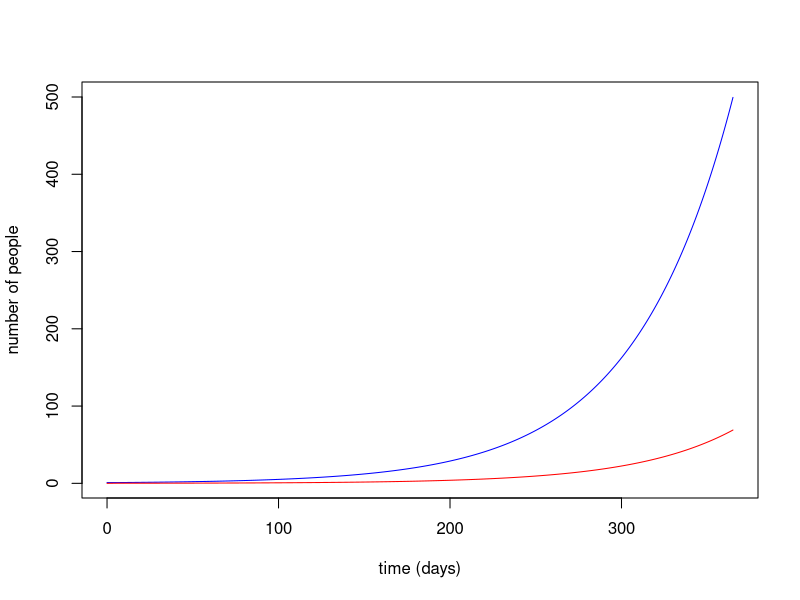

Reproduce this figure in R.
## Introduction to Infectious Disease Dynamics
## Clinic on the Meaningful Modeling of Epidemiological Data
## International Clinics on Infectious Disease Dynamics and Data (ICI3D) Program
## African Institute for Mathematical Sciences, Muizenberg, RSA
##
## Heterogeneity or behaviour modification - Can we tell?
## Sam Abbot, ......
##



library(deSolve)                # Load library to be used for numerical integration
library(data.table)
library(ggplot2)



rm(list=ls())                   # Clear all variables and functions
## Our state variables
## 
## S(t) - The number of susceptible adults over the age of 25 years at time t
## I(t) - The number of infected adults over the age of 25 years at time t
## with N(t) = S(t) + I(t)

## and parameters:
##
## N - the total population size; N = S + I [inidividuals]
## birthRt - per capita birth rate [1 / time]
## lambda - per capita effective rate
## delta - disease induced mortality hazard
## deathRt - per capita mortality rate
## Beta - transmission coefficient when prevalence is 0 
##alpha - for transmission coefficient: decline with prevalence


##-- HIV - SI model from --Hargrove, John W., et al. 
#"Declining HIV prevalence and incidence in perinatal women in Harare, Zimbabwe." Epidemics 3.2 (2011): 88-94.
HIV_SI <- function(t,y,parms){
  with(c(as.list(y),parms),{
    #N <- sum(y)
    
    I <- I1+I2+I3+I4           ## total infected
    N <- I + S                 ## total population
    #lambda <- hetero_lambda(Beta,alpha,I,N)
    #lambda <- behaviour_mort_effect(Beta,alpha,I,N,n,I4,q)
    lambda <- both_effects(Beta,alpha,I,N,n,I4,q)
    ## state variable derivatives (ODE system)
    deriv <- rep(NA,7)
    deriv[1] <-	bRt*N - (lambda+dRt)*S  ## Instantaneous rate of change: Susceptibles
    deriv[2] <-	(lambda+dRt)*S - pRt*I1 - dRt*I1 ## Instantaneous rate of change: Infection class I1
    deriv[3] <-	pRt*I1 - pRt*I2 - dRt*I2 ## Instantaneous rate of change:  Infection class I2
    deriv[4] <-	pRt*I2 - pRt*I3 - dRt*I3 ## Instantaneous rate of change: Infection class I3 
    deriv[5] <-	pRt*I3 - pRt*I4 - dRt*I4 ## Instantaneous rate of change: Infection class I4
    deriv[6] <-	(lambda)*S ## Instantaneous rate of change: Cumulative incidence
    deriv[7] <-	pRt*I4 ## Instantaneous rate of change: Cumulative mortality
    return(list(deriv))
  })
}
#function that calculates the effect of hetereogenity in infection risk and returns the FOI 
hetero_lambda <- function(Bt,a,inf,total) {
                 ## total population
    lambdahat <- Bt * exp(-a * inf/total) ## Infectious contact rate
    FOI <- lambdahat*(inf/total)
  return (FOI)
}

#function that calculates the effect of behaviour  and returns the FOI 
behaviour_mort_effect <- function(Bt,a,inf,total,g,I4,q) {
  ## total population
  lambdahat <- Bt  ## Infectious contact rate
  mortResponse <- exp(-q*g*I4/total) # effect of behaviour on FOI
  FOI <- mortResponse*lambdahat*(inf/total)
  return (FOI)
}

#function that calculates rthe effect of both hetereogenity in infection risk and behaviour and returns the FOI 
both_effects <- function(Bt,a,inf,total,g,I4,q) {
  ## total population
  lambdahat <- Bt * exp(-a * inf/total) ## Infectious contact rate
  mortResponse <- exp(-q*g*I4/total) # effect of behaviour on FOI
  FOI <- mortResponse*lambdahat*(inf/total)
  return (FOI)
}

## Function that makes a list of disease parameters with default values
disease_params <- function(Beta = 0.9 ## transmission coefficient when prevalence is 0 
                           , alpha = 8 ## for transmission coefficient: decline with prevalence
                           , n = 4 # number of box cars
                           , pRt = (1/10)*n ## rate of of progression through each of the I classes, for 10 years total
                           , bRt = .03 ## birth rate, 3% of people give birth per year
                           , dRt = 1/60 ## 60 year natural life expectancy
                           , q = 50 # effect of behaviour change on mortality
){
  return(as.list(environment()))
}

disease_params()
#Initial conditions
initPrev <- exp(-7) ## infected at start
pop.SI0 <- c(S=1-initPrev, 
             I1=initPrev, 
             I2=0, I3=0, 
             I4=0, CI = 0, 
             CD = 0)      #Initial conditions
time.out <- seq(0, 365, 1)

## Solve ODE using lsoda()...
model1_ts <- data.table(lsoda(
  y = pop.SI0,               # Initial conditions for population
  times = time.out,             # Timepoints for evaluation
  func = HIV_SI,                   # Function to evaluate
  parms = disease_params()               # Vector of parameters
))

#format solutions to have I, N and P
model1_ts[, I := I1 + I2 + I3 + I4]
model1_ts[, N := S+I]
model1_ts[, P := I / N]

#plot output
with(model1_ts, {
  # plotting the time series of susceptibles:
  plot(time, S, type = "l", col = "blue",
       xlab = "time (days)", ylab = "number of people")
  # adding the time series of infectious:
  lines(time, I, col = "red")
  # adding the time series of recovered:
  #lines(time, col = "green")
})
